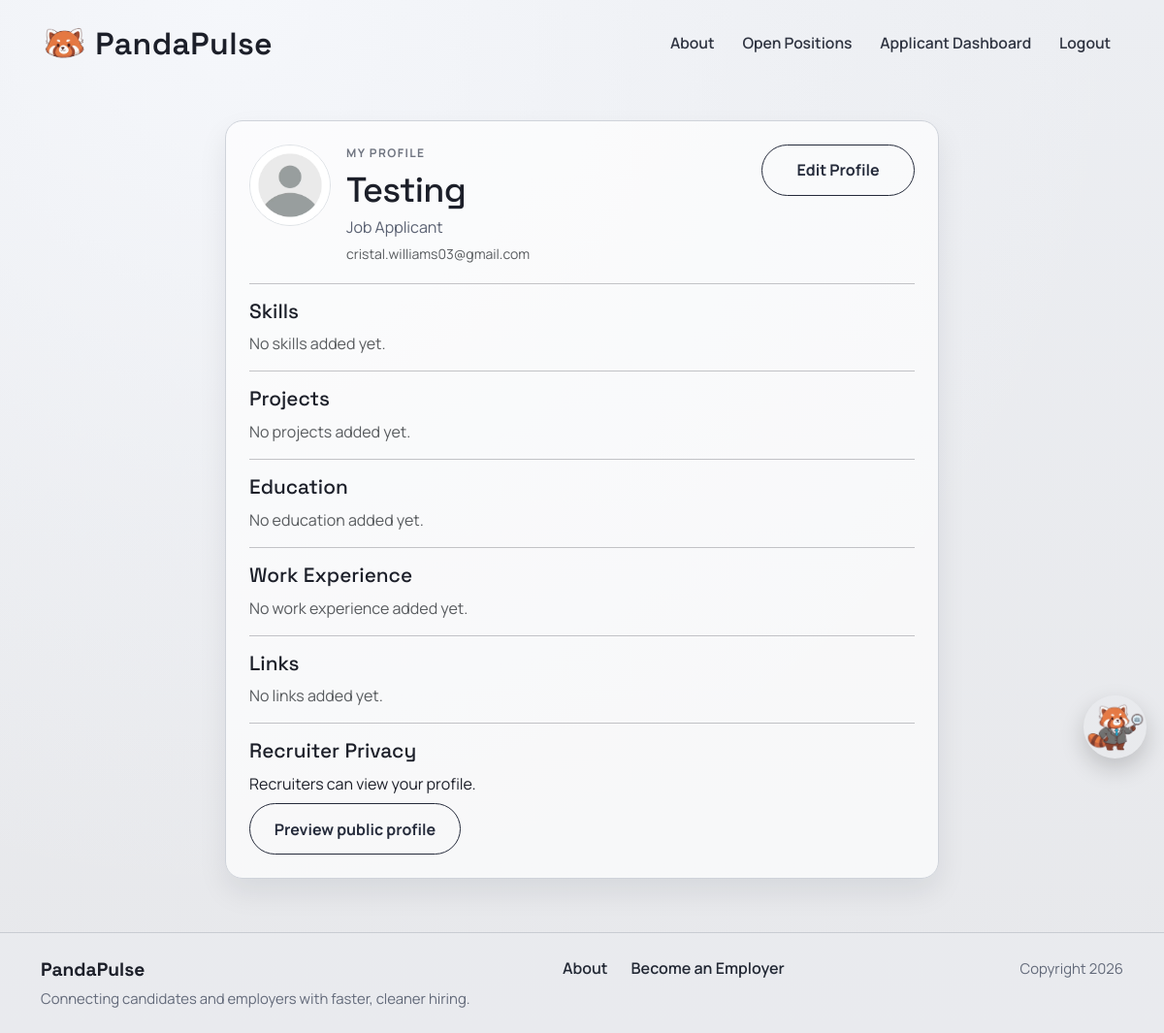
/accounts/profile/ (signed in), run on an earlier commit of the app's database.
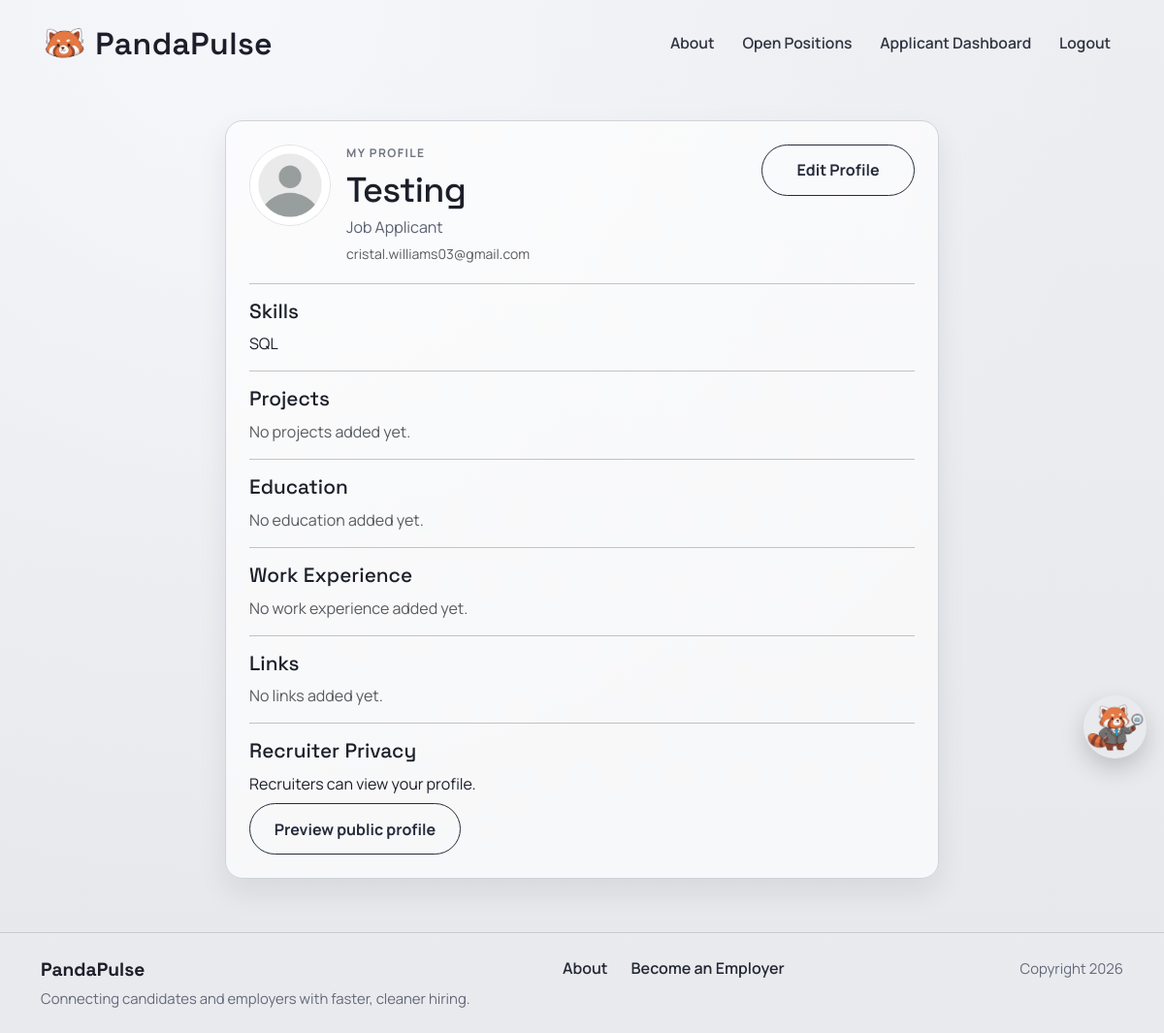
And on a later commit of the database.
### accounts/models.py (models this page shows, shortened)
class Profile(models.Model):
    class AccountType(models.TextChoices):
        APPLICANT = "APPLICANT", "Job Applicant"
        EMPLOYER = "EMPLOYER", "Employer"
    user = models.OneToOneField(settings.AUTH_USER_MODEL, on_delete=models.CASCADE, related_name="profile")
    account_type = models.CharField(
        max_length=20,
        choices=AccountType.choices,
        default=AccountType.APPLICANT
    )
    profile_picture = models.ImageField(
        upload_to="profile_pics/",
        blank=True,
        null=True
    )
    headline = models.CharField(max_length=120, blank=True)
    skills = models.CharField(max_length=300, blank=True)
    education = models.TextField(blank=True)
    work_experience = models.TextField(blank=True)
    location = models.CharField(max_length=120, blank=True)
    projects = models.TextField(blank=True)
    company_name = models.CharField(max_length=120, blank=True)
    company_website = models.URLField(blank=True)
    company_description = models.TextField(blank=True)
    visible_to_recruiters = models.BooleanField(
        default=True,
        help_text="Allow recruiters to view your profile."
    )
    show_headline = models.BooleanField(default=True)
    show_skills = models.BooleanField(default=True)
    show_education = models.BooleanField(default=True)
    show_work_experience = models.BooleanField(default=True)
    show_links = models.BooleanField(default=True)
    hide_email_from_employers = models.BooleanField(default=False)
    created_at = models.DateTimeField(auto_now_add=True)
    @property
    def profile_picture_or_default_url(self):
        if self.profile_picture:
            return self.profile_picture.url
        return f"{settings.MEDIA_URL}profile_pics/default-icon.png"

### accounts/views.py (the view)
# urls.py: path("profile/", views.profile, name="accounts.profile"),
@login_required
def profile(request, user_id=None):
    User = get_user_model()
    user_to_view = get_object_or_404(User, id=user_id) if user_id else request.user
    prof, _ = Profile.objects.get_or_create(user=user_to_view)
    is_own = (user_to_view == request.user)
    if not is_own:
        if prof.account_type != Profile.AccountType.APPLICANT or not prof.visible_to_recruiters:
            raise Http404("Profile not available.")
    template_data = {
        "title": f"{user_to_view.username}'s Profile" if user_id else "My Profile",
        "profile": prof,
        "viewed_user": user_to_view,
        "is_own_profile": is_own,
        "has_links": prof.links.exists(),
    }
    return render(request, "accounts/profile.html", {"template_data": template_data})

### accounts/context_processors.py (called while the page is built)
def can_post_job(request):
    if not request.user.is_authenticated:
        return {"can_post_job": False}
    is_employer = Profile.objects.filter(
        user=request.user,
        account_type=Profile.AccountType.EMPLOYER,
    ).exists()
    return {"can_post_job": is_employer}

### accounts/templates/accounts/profile.html (shortened to what the changed rows need)
{% extends 'base.html' %}
{% load static %}
{% block content %}
<section class="page-shell">
  <div class="container">
    <div class="row justify-content-center">
      <div class="col-md-10 col-lg-8">
        <div class="surface-card">
          <div class="d-flex justify-content-between align-items-start gap-3 flex-wrap">
            <div class="d-flex align-items-start gap-3">
              <div>
                <p class="page-kicker mb-2">{% if template_data.is_own_profile %}My profile{% else %}Candidate profile{% endif %}</p>
                <h1 class="page-title page-title-sm mb-1">{{ template_data.viewed_user.get_full_name|default:template_data.viewed_user.username }}</h1>
                <p class="surface-copy mb-1">{{ template_data.profile.get_account_type_display }}</p>
                {% if template_data.profile.account_type == "APPLICANT" and template_data.viewed_user.email %}
                  {% if template_data.is_own_profile or not template_data.profile.hide_email_from_employers %}
                    <p class="small text-muted mb-1">{{ template_data.viewed_user.email }}</p>
                  {% endif %}
                {% endif %}
              </div>
            </div>
            {% if template_data.is_own_profile %}
              <a class="secondary-btn" href="{% url 'accounts.profile_edit' %}">Edit Profile</a>
            {% endif %}
          </div>
          <hr>
          {% if template_data.profile.account_type == "EMPLOYER" %}
            <h5 class="surface-title">Company</h5>
            {% if template_data.profile.company_name %}<p class="mb-1"><b>{{ template_data.profile.company_name }}</b></p>{% else %}<p class="text-muted">No company name added yet.</p>{% endif %}
            {% if template_data.profile.company_website %}<p class="mb-1"><a href="{{ template_data.profile.company_website }}" target="_blank" rel="noopener noreferrer">{{ template_data.profile.company_website }}</a></p>{% endif %}
            {% if template_data.profile.company_description %}<p style="white-space:pre-wrap;">{{ template_data.profile.company_description }}</p>{% else %}<p class="text-muted">No company description added yet.</p>{% endif %}
            <hr>
          {% else %}
            <h5 class="surface-title">Skills</h5>
            {% if template_data.profile.skills %}<p>{{ template_data.profile.skills }}</p>{% else %}<p class="text-muted">No skills added yet.</p>{% endif %}
            <hr>
            <h5 class="surface-title">Projects</h5>
            {% if template_data.profile.projects %}<p style="white-space:pre-wrap;">{{ template_data.profile.projects }}</p>{% else %}<p class="text-muted">No projects added yet.</p>{% endif %}
            <hr>
            <h5 class="surface-title">Education</h5>
            {% if template_data.profile.education %}<p style="white-space:pre-wrap;">{{ template_data.profile.education }}</p>{% else %}<p class="text-muted">No education added yet.</p>{% endif %}
            <hr>
            <h5 class="surface-title">Work Experience</h5>
            {% if template_data.profile.work_experience %}<p style="white-space:pre-wrap;">{{ template_data.profile.work_experience }}</p>{% else %}<p class="text-muted">No work experience added yet.</p>{% endif %}
            <hr>
          {% endif %}
          <h5 class="surface-title">Links</h5>
          {% if template_data.has_links %}
            <ul class="mb-0">
              {% for link in template_data.profile.links.all %}
              <li>{% if link.label %}<b>{{ link.label }}:</b> {% endif %}<a href="{{ link.url }}" target="_blank" rel="noopener noreferrer">{{ link.url }}</a></li>
              {% endfor %}
            </ul>
          {% else %}
            <p class="text-muted">No links added yet.</p>
          {% endif %}
          {% if template_data.is_own_profile %}
          <hr>
          <h5 class="surface-title">Recruiter Privacy</h5>
          {% if template_data.profile.visible_to_recruiters %}
            <p class="mb-2">Recruiters can view your profile.</p>
            <a class="secondary-btn" href="{% url 'accounts.public_profile' template_data.viewed_user.username %}">Preview public profile</a>
          {% else %}
            <p class="text-muted mb-0">Your profile is hidden from recruiters.</p>
          {% endif %}
          {% endif %}
        </div>
      </div>
    </div>
  </div>
</section>
{% endblock content %}

What changed in the data, as far as the page shows it:
changed Profile "Job Applicant": skills empty → "SQL" (drawn); profile.skills (not shown) → "SQL"
Also different on the page:
text no longer shown: "No skills added yet."
